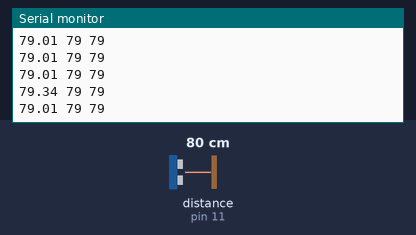
This sketch was run on a simulated Arduino Uno, built with avr-gcc and run on an emulated ATmega328P. Parts: the last lines printed to the serial monitor. Wiring (inferred from the names in the program): ultrasonic range finder: trigger pin 12; echo pin 11. The test bench sets the inputs (shaded band); at power-on: distance to the obstacle (sensor on pin 11) 80 cm. The echo pulse lasts 58.3 µs per cm.

Above: at 1.2 s.
1.3 s: distance to the obstacle (sensor on pin 11) set to 2 cm
At 1.31 s:
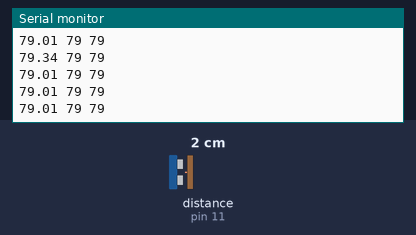
4.3 s: distance to the obstacle (sensor on pin 11) set to 4 cm
At 4.31 s:
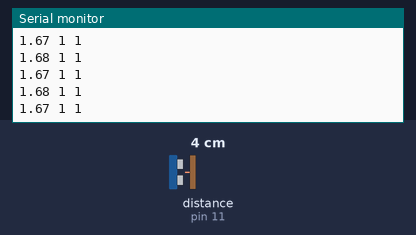
Timing chart, 0 to 7.3 s (numbered marks = the images above; inputs shaded):
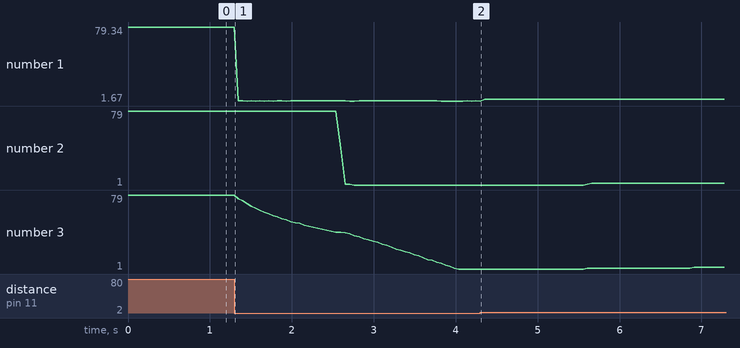

The sketch:

codeSonar.ino
```cpp
const int TrigPin = 12;
const int EchoPin = 11;
float distance;

#include <RunningMedian.h>

RunningMedian signalCapteur = RunningMedian(50);

void setup()
{
  Serial.begin(57600);
  pinMode(TrigPin, OUTPUT);
  pinMode(EchoPin, INPUT);

  digitalWrite(TrigPin, LOW);
}

void loop()
{
  digitalWrite(TrigPin, HIGH);
  delayMicroseconds(10);
  digitalWrite(TrigPin, LOW);

  distance = pulseIn(EchoPin, HIGH) / 58.8;  //echo converti en cm

  signalCapteur.add( int(distance) );
  long m = signalCapteur.getMedian();
  long a = signalCapteur.getAverage();

  Serial.print(distance);
  Serial.print(" ");
  Serial.print(m);
  Serial.print(" ");
  Serial.println(a);
  delay(50);
}
```

Measured:
- plotted number 1: 79.01 → 1.67 after the input at 1.3 s, 1.67 → 3.67 after the input at 4.3 s
- plotted number 2: 79 → 1 after the input at 1.3 s, 1 → 3 after the input at 4.3 s
- plotted number 3: 79 → 1 after the input at 1.3 s, 1 → 3 after the input at 4.3 s
